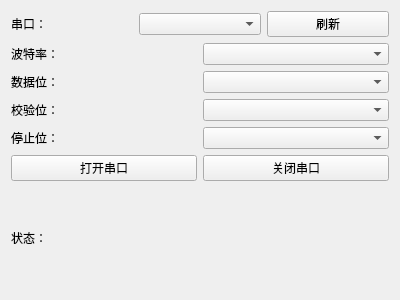
<?xml version="1.0" encoding="UTF-8"?>
<ui version="4.0">
 <class>SerialConfigWindow</class>
 <widget class="QWidget" name="SerialConfigWindow">
  <property name="geometry">
   <rect>
    <x>0</x>
    <y>0</y>
    <width>400</width>
    <height>300</height>
   </rect>
  </property>
  <property name="windowTitle">
   <string>Form</string>
  </property>
  <layout class="QVBoxLayout" name="verticalLayout">
   <item>
    <layout class="QHBoxLayout" name="horizontalLayout_2">
     <item>
      <widget class="QLabel" name="label">
       <property name="text">
        <string>串口：</string>
       </property>
      </widget>
     </item>
     <item>
      <widget class="QComboBox" name="serialPortComboBox"/>
     </item>
     <item>
      <widget class="QPushButton" name="refreshSerialButton">
       <property name="text">
        <string>刷新</string>
       </property>
      </widget>
     </item>
    </layout>
   </item>
   <item>
    <layout class="QHBoxLayout" name="horizontalLayout">
     <item>
      <widget class="QLabel" name="label_2">
       <property name="sizePolicy">
        <sizepolicy hsizetype="Preferred" vsizetype="Preferred">
         <horstretch>0</horstretch>
         <verstretch>0</verstretch>
        </sizepolicy>
       </property>
       <property name="text">
        <string>波特率：</string>
       </property>
      </widget>
     </item>
     <item>
      <widget class="QComboBox" name="baudRateComboBox"/>
     </item>
    </layout>
   </item>
   <item>
    <layout class="QHBoxLayout" name="horizontalLayout_4">
     <item>
      <widget class="QLabel" name="label_3">
       <property name="sizePolicy">
        <sizepolicy hsizetype="Preferred" vsizetype="Preferred">
         <horstretch>0</horstretch>
         <verstretch>0</verstretch>
        </sizepolicy>
       </property>
       <property name="text">
        <string>数据位：</string>
       </property>
      </widget>
     </item>
     <item>
      <widget class="QComboBox" name="dataBitsComboBox"/>
     </item>
    </layout>
   </item>
   <item>
    <layout class="QHBoxLayout" name="horizontalLayout_5">
     <item>
      <widget class="QLabel" name="label_4">
       <property name="sizePolicy">
        <sizepolicy hsizetype="Preferred" vsizetype="Preferred">
         <horstretch>0</horstretch>
         <verstretch>0</verstretch>
        </sizepolicy>
       </property>
       <property name="text">
        <string>校验位：</string>
       </property>
      </widget>
     </item>
     <item>
      <widget class="QComboBox" name="parityComboBox"/>
     </item>
    </layout>
   </item>
   <item>
    <layout class="QHBoxLayout" name="horizontalLayout_6">
     <item>
      <widget class="QLabel" name="label_5">
       <property name="sizePolicy">
        <sizepolicy hsizetype="Preferred" vsizetype="Preferred">
         <horstretch>0</horstretch>
         <verstretch>0</verstretch>
        </sizepolicy>
       </property>
       <property name="text">
        <string>停止位：</string>
       </property>
      </widget>
     </item>
     <item>
      <widget class="QComboBox" name="stopBitsComboBox"/>
     </item>
    </layout>
   </item>
   <item>
    <layout class="QHBoxLayout" name="horizontalLayout_3">
     <item>
      <widget class="QPushButton" name="openSerialButton">
       <property name="text">
        <string>打开串口</string>
       </property>
      </widget>
     </item>
     <item>
      <widget class="QPushButton" name="closeSerialButton">
       <property name="text">
        <string>关闭串口</string>
       </property>
      </widget>
     </item>
    </layout>
   </item>
   <item>
    <widget class="QLabel" name="serialStatusLabel">
     <property name="text">
      <string>状态：</string>
     </property>
    </widget>
   </item>
  </layout>
 </widget>
 <resources/>
 <connections/>
</ui>
